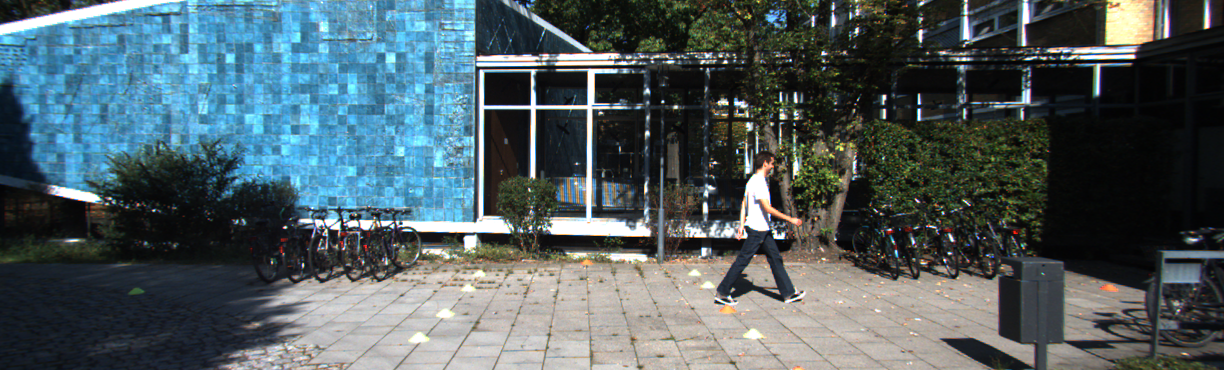
#> input picture scripts_aula/Transformacoes_2D_40_Independentes_Comentados/dados/frontal_kitti.png, 1224 x 370 px
$ python 27_padronizacao_zscore.py
#> lines starting #> are read from the running program, lines starting #| are printed output that depends on the picture; long printed decimals are rounded
"""EXEMPLO 27 — Padronizacao z-score

OBJETIVO E CONTEXTO:
O exemplo aplica padronização z-score aos três canais RGB, subtraindo a média e dividindo pelo desvio-padrão de cada canal. O programa imprime as estatísticas antes e depois e produz uma representação visual apenas para inspeção, pois os valores padronizados deixam de corresponder diretamente às intensidades usuais de uma imagem. Essa transformação pode favorecer a estabilidade numérica do treinamento, desde que as estatísticas sejam estimadas no conjunto de treino e reutilizadas em validação e teste.

COMO A IMPLEMENTACAO FUNCIONA:
Este codigo possui as proprias funcoes de leitura, transformacao e salvamento.
O fluxo parte das imagens fornecidas em dados/, prepara os parametros
matematicos necessarios, executa a operacao estudada, apresenta metricas
ou matrizes quando aplicavel e salva evidencias em saidas/27_padronizacao_zscore/.
Cada etapa da funcao main() recebe comentarios proximos das instrucoes
correspondentes para permitir acompanhar a execucao linha a linha.

FUNDAMENTO E INTERPRETACAO:
z=(pixel-media)/max(desvio,epsilon), calculado por canal RGB.
Analise o resultado visual junto com a matriz ou os indicadores impressos:
uma transformacao correta exige coerencia das coordenadas, resolucao,
espaco de cores e rotulos associados aos dados.

IMPORTANCIA E CUIDADOS:
A padronizacao usada na validacao deve reutilizar a media e o desvio estimados no treino.

EXERCICIO PARA OS ALUNOS:
Inspecionar valores negativos e superiores a 1: nao representam intensidades convencionais.

EXECUCAO:
python exemplos/27_padronizacao_zscore.py
Nao e necessario executar os demais exemplos antes deste.
As dependencias externas sao cv2 e numpy; o exemplo de CNN
admite TensorFlow opcionalmente. As imagens ficam em dados/."""

import csv
import json
from pathlib import Path

import cv2
import numpy as np

# Resolucao robusta de caminhos: funciona ao executar a partir de qualquer pasta.
BASE = Path(__file__).resolve().parent.parent
DADOS = BASE / 'dados'
OUT = BASE / 'saidas'
OUT.mkdir(parents=True, exist_ok=True)

# Funcoes privativas deste arquivo. Nenhum modulo Python adicional do pacote e necessario.

def img(nome='frontal_kitti.png'):
    """Carrega uma imagem BGR da pasta dados. A leitura usa a raiz baseada em __file__,
    portanto o programa funciona independentemente do diretorio de trabalho.
    Lanca um erro compreensivel se a imagem nao estiver disponivel."""
#> called with nome = 'frontal_kitti.png'
    p = DADOS / nome
    x = cv2.imread(str(p))
#> x is the input picture: shape (370, 1224, 3); mean B, G, R 98.4, 93.8, 79.3
    if x is None:
        raise FileNotFoundError(p)
    return x

def save(exemplo, nome, x):
    """Cria a pasta deste exercicio e salva uma imagem com cv2.imwrite.
    Retorna o caminho e interrompe com erro se a gravacao falhar."""
    folder = OUT / exemplo
    folder.mkdir(parents=True, exist_ok=True)
    file = folder / nome
    if not cv2.imwrite(str(file), x):
        raise OSError(file)
    print('Salvo:', file)
    return file

def letterbox(x, shape=(224, 224), color=(114, 114, 114)):
    """Padroniza o tamanho sem alterar a proporcao da cena.
    Primeiro calcula escala=min(largura_destino/largura, altura_destino/altura).
    Redimensiona uniformemente e distribui o padding a esquerda/direita e topo/baixo.
    Retorna imagem, fator de escala e posicao do canto superior esquerdo do conteudo.
    A tupla shape segue a ordem (largura, altura), como as funcoes de resize do OpenCV."""
#> called with shape = (224, 224), color = (114, 114, 114)
    dest_w, dest_h = shape
    h, w = x.shape[:2]
#> h = 370; w = 1224
    escala = min(dest_w / w, dest_h / h)
#> escala = 0.183
    nw = max(1, int(round(w * escala)))
#> nw = 224
    nh = max(1, int(round(h * escala)))
#> nh = 68
    resized = cv2.resize(x, (nw, nh), interpolation=cv2.INTER_AREA if escala < 1 else cv2.INTER_LINEAR)
    pl = (dest_w - nw) // 2
#> pl = 0
    pt = (dest_h - nh) // 2
#> pt = 78
    pr = dest_w - nw - pl
#> pr = 0
    pb = dest_h - nh - pt
#> pb = 78
    y = cv2.copyMakeBorder(resized, pt, pb, pl, pr, cv2.BORDER_CONSTANT, value=color)
    return (y, escala, (pl, pt))

def panel(exemplo, nomes, images, cols=3):
    """Cria um painel comparativo para a aula sem janelas GUI.
    Cada imagem e convertida quando necessario de cinza a BGR, passa por letterbox
    para nao ser distorcida, e recebe legenda; o painel final e salvo no disco.
    Assim o mesmo codigo funciona em terminal, VS Code e Colab."""
    tw, th = (360, 220)
    cell_h = th + 38
    rows = (len(images) + cols - 1) // cols
    canvas = np.full((cell_h * rows, tw * cols, 3), 245, np.uint8)
    for j, (label, a) in enumerate(zip(nomes, images)):
        if a.ndim == 2:
            a = cv2.cvtColor(a, cv2.COLOR_GRAY2BGR)
        thumb, _, _ = letterbox(a, (tw, th), color=(30, 30, 30))
        y = j // cols * cell_h
        x = j % cols * tw
        canvas[y:y + th, x:x + tw] = thumb
        cv2.putText(canvas, label[:44], (x + 9, y + th + 25), cv2.FONT_HERSHEY_SIMPLEX, 0.55, (25, 36, 50), 1, cv2.LINE_AA)
    return save(exemplo, 'painel.png', canvas)

TAG = '27_padronizacao_zscore'

# Fluxo principal explicado por etapas: execute e acompanhe a pasta saidas/.
def main():
    # Carrega a fotografia BGR original, usada como referencia para comparar antes e depois.
    a = img()

    # Aplica escala unica e padding proporcional; evita distorcer a relacao largura/altura dos
    # objetos.
    b, _, _ = letterbox(a)

    # Converte os canais de cor, pois a leitura BGR do OpenCV difere da convencao RGB de muitas
    # CNNs.
    rgb = cv2.cvtColor(b, cv2.COLOR_BGR2RGB).astype(np.float32) / 255
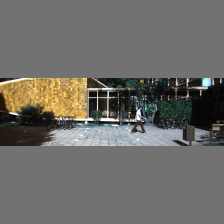
#> rgb: shape (224, 224, 3) float32; mean B, G, R 0.406, 0.423, 0.429

    # Calcula estatisticas numéricas. Em pipelines de treinamento, use somente amostras do
    # conjunto de treino.
    mu = rgb.mean(axis=(0, 1))
#> mu = [0.406, 0.423, 0.429]

    # Calcula estatisticas numéricas. Em pipelines de treinamento, use somente amostras do
    # conjunto de treino.
    sd = rgb.std(axis=(0, 1))
#> sd = [0.154, 0.155, 0.169]

    # A divisao por desvio aproxima media zero e variancia unitaria por canal nesta imagem.
    z = (rgb - mu) / np.maximum(sd, 1e-06)

    # Apresenta no terminal os valores para conferencia e comparacao dos resultados.
    print('media RGB=', mu, 'desvio RGB=', sd, 'media Z=', z.mean(axis=(0, 1)), 'std Z=', z.std(axis=(0, 1)))
#| media RGB= [0.4059  0.4231  0.4285] desvio RGB= [0.154 0.155 0.1687] media Z= [-0.0005347 -0.0006423 -0.0005988] std Z= [0.9996  0.9996 0.9998 ]

    # Gera SOMENTE uma representacao visual do z-score: clipping e conversao a uint8 nao sao usados para treinar a rede.
    vis = np.uint8(np.clip((z + 2) / 4 * 255, 0, 255))
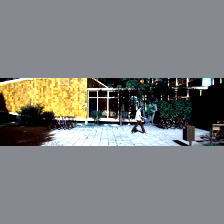
#> vis: shape (224, 224, 3); mean B, G, R 126.9, 127.6, 126.4

    # Converte os canais de cor, pois a leitura BGR do OpenCV difere da convencao RGB de muitas
    # CNNs.
    vis = cv2.cvtColor(vis, cv2.COLOR_RGB2BGR)

    # Reune original e transformacoes em um painel legendado, salvo em arquivo de imagem.
    panel(TAG, ['Original', 'Z padronizado, so visualizacao'], [b, vis], 2)
#> in panel, `rows = (len(images) + cols - 1) // cols`: rows = 1
#> in panel, `canvas = np.full((cell_h * rows, tw * cols, 3), 245, np.uint8)`: canvas: shape (258, 720, 3); every value is 245
#> the loop in panel, `for j, (label, a) in enumerate(zip(nomes, images)):` made 2 passes
#> (label, dest_w in letterbox, dest_h in letterbox, h in letterbox, w in letterbox, escala in letterbox, nw in letterbox, nh in letterbox) on passes 1 to 2: ('Original', 360, 220, 224, 224, 0.982, 220, 220), ('Z padronizado, so visualizacao', 360, 220, 224, 224, 0.982, 220, 220)
#> pass 1, in letterbox (call 2), `resized = cv2.resize(x, (nw, nh), interpolation=cv2.INTER_AREA if esca..`:
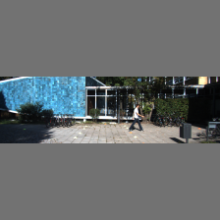
#> resized: shape (220, 220, 3); mean B, G, R 109.3, 107.9, 103.5
#> pass 1, in letterbox (call 2), `y = cv2.copyMakeBorder(resized, pt, pb, pl, pr, cv2.BORDER_CONSTANT, v..`:
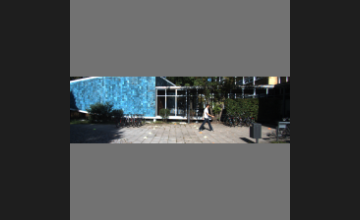
#> y: shape (220, 360, 3); mean B, G, R 78.4, 77.6, 74.9
#> pass 2, in letterbox (call 3), `resized = cv2.resize(x, (nw, nh), interpolation=cv2.INTER_AREA if esca..`:
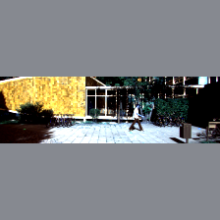
#> resized: shape (220, 220, 3); mean R, G, B 126.4, 127.6, 126.9
#> pass 2, in letterbox (call 3), `y = cv2.copyMakeBorder(resized, pt, pb, pl, pr, cv2.BORDER_CONSTANT, v..`:
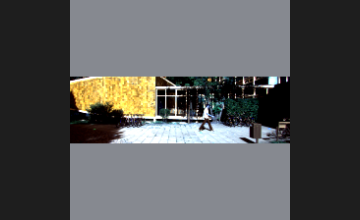
#> y: shape (220, 360, 3); mean R, G, B 88.9, 89.7, 89.2
#> after the loop in panel, `for j, (label, a) in enumerate(zip(nomes, images)):`:
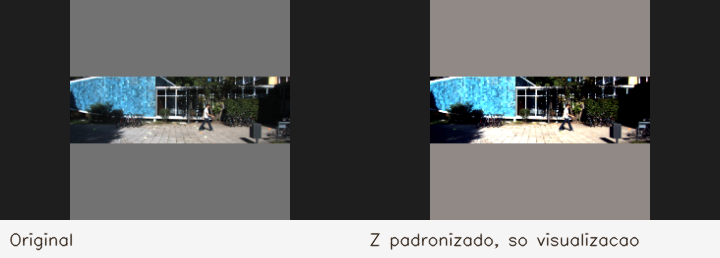
#> canvas: shape (258, 720, 3); mean of channels 0, 1, 2 106.3, 106.3, 105.1; drawn as B, G, R

if __name__ == '__main__':
    main()

$ run again, with scripts_aula/Transformacoes_2D_40_Independentes_Comentados/dados/pista_udacity.png copied over scripts_aula/Transformacoes_2D_40_Independentes_Comentados/dados/frontal_kitti.png
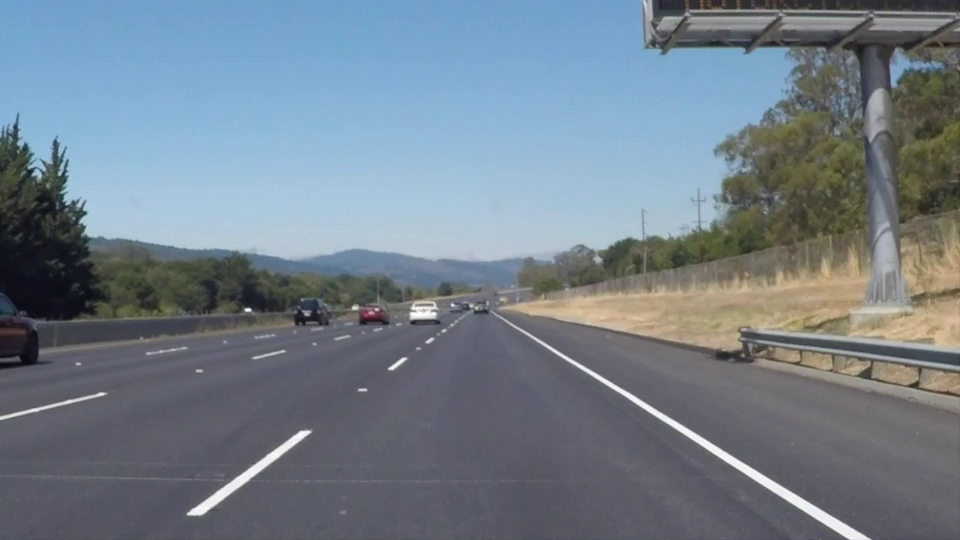
#> input picture scripts_aula/Transformacoes_2D_40_Independentes_Comentados/dados/pista_udacity.png, 960 x 540 px
#> in img, x is the input picture: shape (540, 960, 3); mean B, G, R 138.4, 127.2, 114.8
#> mu = [0.449, 0.476, 0.501]
#> sd = [0.107, 0.139, 0.175]
#| media RGB= [0.4488 0.4763  0.501] desvio RGB= [0.1073 0.1388 0.1751] media Z= [-0.0007534 -0.0007967 -0.0003698] std Z= [1.000  0.9999 0.9999 ]
#> rows = 1
#> the loop in panel, `for j, (label, a) in enumerate(zip(nomes, images)):` made 2 passes
#> (label, dest_w in letterbox, dest_h in letterbox, h in letterbox, w in letterbox, escala in letterbox, nw in letterbox, nh in letterbox) on passes 1 to 2: ('Original', 360, 220, 224, 224, 0.982, 220, 220), ('Z padronizado, so visualizacao', 360, 220, 224, 224, 0.982, 220, 220)
#> pass 1, in letterbox (call 2), `y = cv2.copyMakeBorder(resized, pt, pb, pl, pr, cv2.BORDER_CONSTANT, v..`:
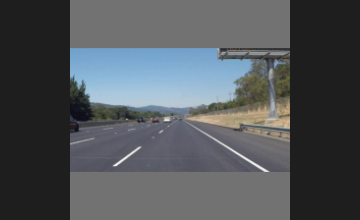
#> y: shape (220, 360, 3); mean B, G, R 89.7, 85.9, 81.6
#> after the loop in panel, `for j, (label, a) in enumerate(zip(nomes, images)):`:
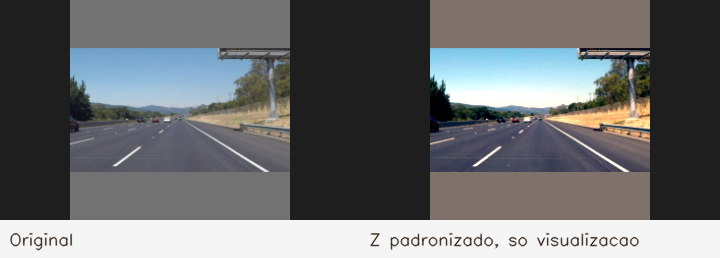
#> canvas: shape (258, 720, 3); mean of channels 0, 1, 2 111.2, 109.7, 107.8; drawn as B, G, R
